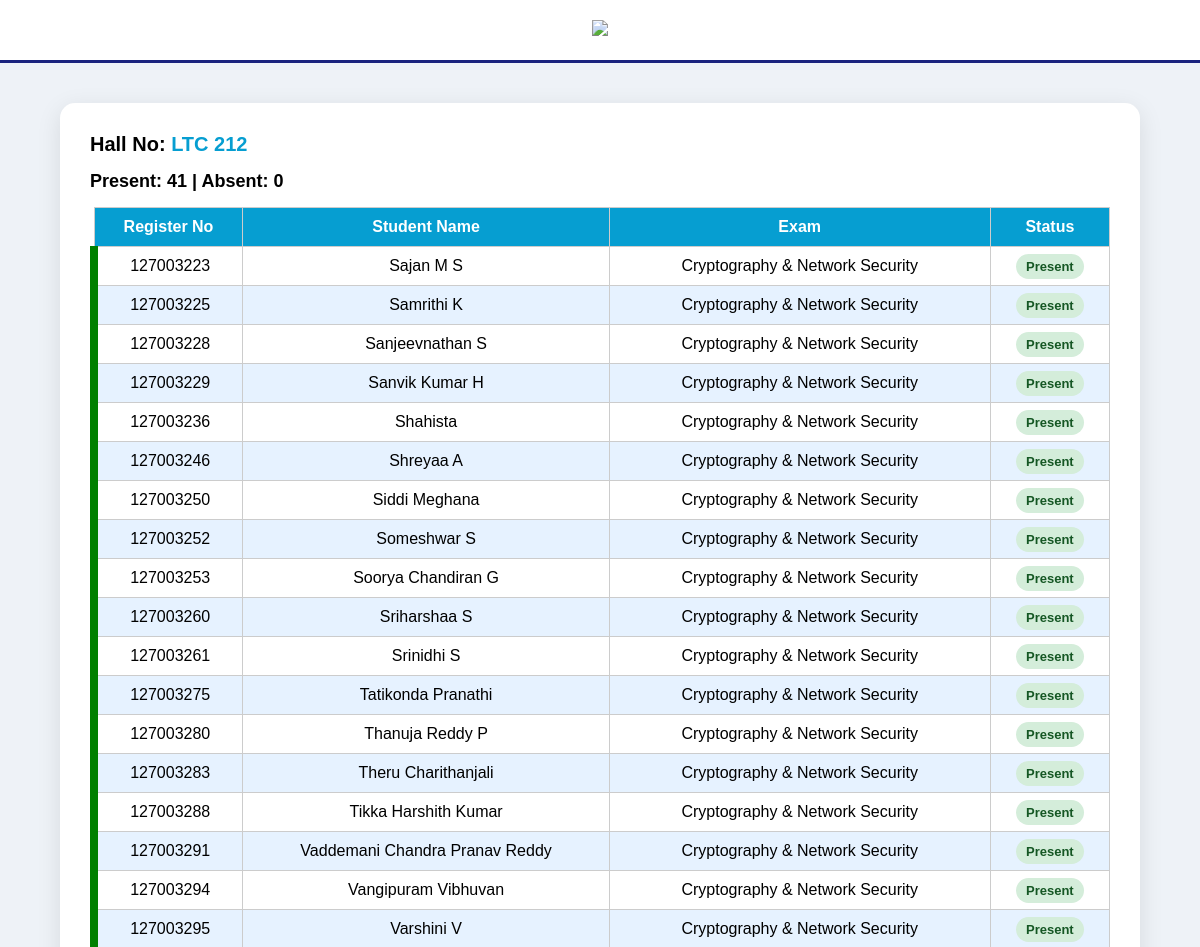
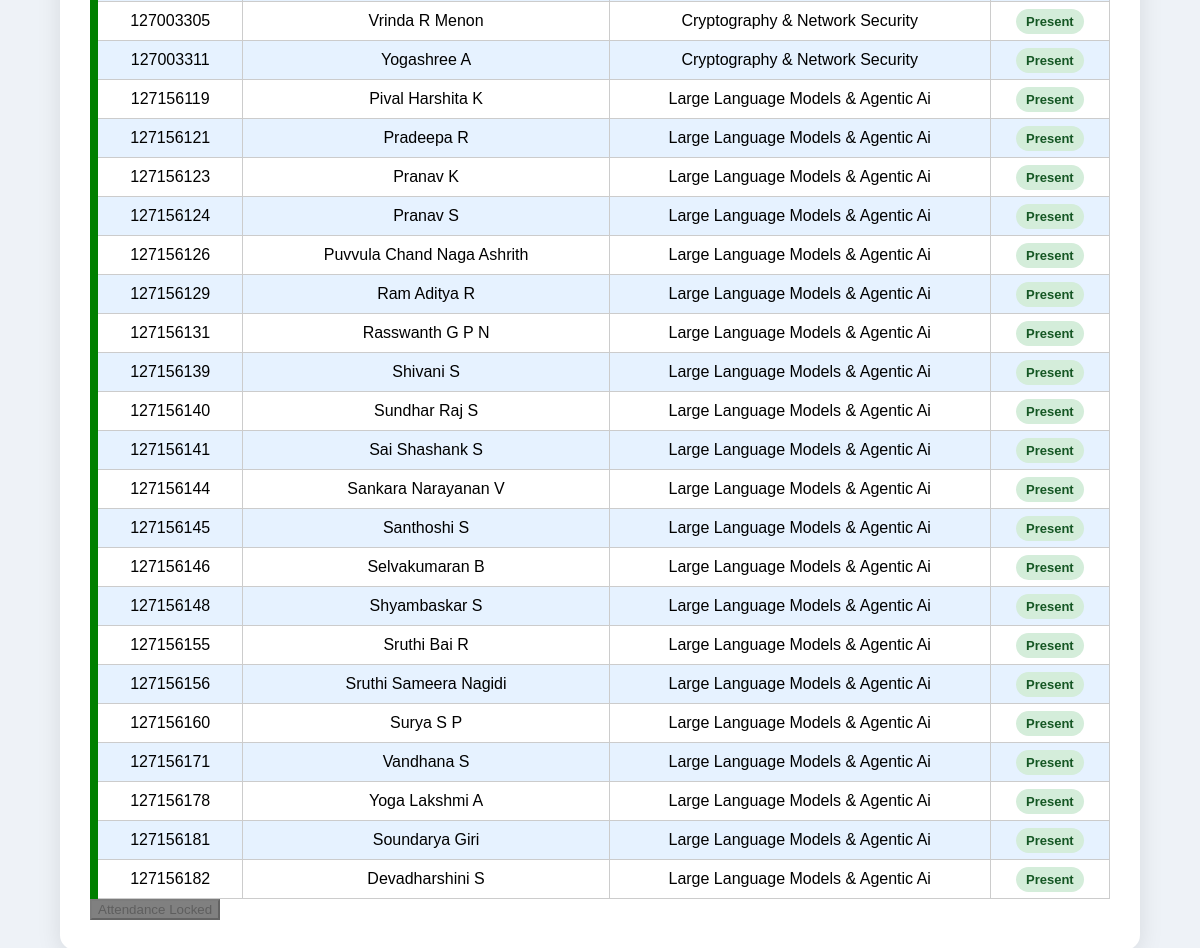
/take-attendance/7/ (signed in), run on the app's committed database (2 pictures, top to bottom).
### exam/models.py (models this page shows, shortened)
class Hall(models.Model):
    hall_no = models.CharField(max_length=20)
    exam = exam = models.ForeignKey(
        Exam,
        on_delete=models.CASCADE,
        null=True,
        blank=True
    )

class Student(models.Model):
    reg_no = models.CharField(max_length=20)
    name = models.CharField(max_length=100)
    year = models.ForeignKey(Year, on_delete=models.CASCADE)
    branch = models.ForeignKey(Branch, on_delete=models.CASCADE)
    section = models.ForeignKey(Section, on_delete=models.CASCADE)
    exam = models.ForeignKey(Exam, on_delete=models.CASCADE)
    hall = models.ForeignKey(Hall, on_delete=models.CASCADE)
    class Meta:
        ordering = ['reg_no']

class Exam(models.Model):
    SESSION_CHOICES = [
        ('Session 1', 'Session 1'),
        ('Session 2', 'Session 2'),
	('Session 3', 'Session 3'),
	('Session 4', 'Session 4')
    ]
    subject = models.CharField(max_length=100)
    date = models.DateField()
    session = models.CharField(
        max_length=20,
        choices=SESSION_CHOICES,
        default='Session 1'
    )
    start_time = models.TimeField(null=True, blank=True)

### exam/views.py (the view, shortened to what this page needs)
# urls.py: path('take-attendance/<int:hall_id>/', views.takeAttendance, name='takeAttendance'),
@login_required
def takeAttendance(request, hall_id):
    hall = get_object_or_404(Hall, id=hall_id)
    exam = hall.exam
    if exam.start_time:
        exam_datetime = datetime.combine(exam.date, exam.start_time)
        exam_datetime = timezone.make_aware(exam_datetime)
        lock_time = exam_datetime + timedelta(minutes=30)
        is_locked = timezone.now() > lock_time
    else:
        is_locked = False
    lock_time = exam_datetime + timedelta(minutes=30)
    is_locked = timezone.now() > lock_time
    students_qs = Student.objects.filter(hall=hall)
    existing = Attendance.objects.filter(student__in=students_qs)
    attendance_map = {
        record.student_id: record.status
        for record in existing
    }
    students = []
    for s in students_qs:
        students.append({
            "id": s.id,
            "reg_no": s.reg_no,
            "name": s.name,
            "exam": s.exam.subject,
            "status": attendance_map.get(s.id, "Present")
        })
    return render(request, 'exam/takeAttendance.html', {
        'students': students,
        'hall': hall,
        'is_locked': is_locked
    })

### exam/templates/exam/takeAttendance.html (shortened to what this page needs)
<!DOCTYPE html>
<html>
<head>
</head>
<body>
<div class="header">
	<img style="width:500px;" src="https://webstream.sastra.edu/sastrapwi/images/SASTRA-New-Logo.png">
    </div>
<div class="container">
    <div class="hall-title">
        Hall No: <span style="color:#069ed1;">{{ hall.hall_no }}</span>
    </div>
    <div class="count-box">
        Present: <span id="presentCount">0</span> |
        Absent: <span id="absentCount">0</span>
    </div>
    <form method="post">
        <table>
            <tr>
                <th>Register No</th>
                <th>Student Name</th>
                <th>Exam</th>
                <th>Status</th>
            </tr>
            {% for student in students %}
            <tr class="{% if student.status == 'Absent' %}absent{% else %}present{% endif %}"
                onclick="toggleStatus('{{ student.reg_no }}', this)">
                <td>{{ student.reg_no }}</td>
                <td>{{ student.name }}</td>
                <td>{{ student.exam }}</td>
                <td id="status_text_{{ student.reg_no }}">
                    <span class="status-pill {% if student.status == 'Absent' %}absent-pill{% else %}present-pill{% endif %}">
                        {{ student.status }}
                    </span>
                </td>
            </tr>
            {% endfor %}
        </table>
        {% if not is_locked %}
    		<button type="submit">Submit Attendance</button>
	{% else %}
    		<button disabled style="background:grey;">Attendance Locked</button>
	{% endif %}
    </form>
</div>
</body>
</html>

### exam/templates/exam/takeAttendance.html (style rules this page uses)
body { margin: 0; font-family: Arial, Helvetica, sans-serif; background: #eef2f7; }
.header { background: white; text-align: center; padding: 20px 0; border-bottom: 3px solid #1a237e; position: relative; }
.container { width: 85%; margin: 40px auto; background: white; padding: 30px; border-radius: 15px; box-shadow: 0px 6px 25px rgba(0,0,0,0.1); }
.hall-title { font-size: 20px; font-weight: bold; margin-bottom: 15px; }
.count-box { margin: 15px 0; font-size: 18px; font-weight: bold; }
table { width: 100%; border-collapse: collapse; }
th, td { border: 1px solid #ccc; padding: 10px; text-align: center; }
th { background-color: #069ed1; color: white; }
tr:nth-child(odd) { background-color: #e6f2ff; }
tr:nth-child(even) { background-color: white; }
tr.present { border-left: 8px solid green; }
.status-pill { padding: 5px 10px; border-radius: 15px; font-size: 13px; font-weight: bold; }
.present-pill { background: #d4edda; color: #155724; }

### data on the page
Hall: hall_no "LTC 212"
Student: reg_no "127003223", name "Sajan M S"
Exam: exam "Cryptography & Network Security" "Cryptography & Network Security" "Cryptography & Network Security" "Cryptography & Network Security" "Cryptography & Network Security" "Cryptography & Network Security" "Cryptography & Network Security" "Cryptography & Network Security" "Cryptography & Network Security" "Cryptography & Network Security" "Cryptography & Network Security" "Cryptography & Network Security" "Cryptography & Network Security" "Cryptography & Network Security" "Cryptography & Network Security" "Cryptography & Network Security" "Cryptography & Network Security" "Cryptography & Network Security" "Cryptography & Network Security" "Cryptography & Network Security"
Student: reg_no "127003225", name "Samrithi K"
Student: reg_no "127003228", name "Sanjeevnathan S"
Student: reg_no "127003229", name "Sanvik Kumar H"
Student: reg_no "127003236", name "Shahista"
Student: reg_no "127003246", name "Shreyaa A"
Student: reg_no "127003250", name "Siddi Meghana"
Student: reg_no "127003252", name "Someshwar S"
Student: reg_no "127003253", name "Soorya Chandiran G"
Student: reg_no "127003260", name "Sriharshaa S"
Student: reg_no "127003261", name "Srinidhi S"
Student: reg_no "127003275", name "Tatikonda Pranathi"
Student: reg_no "127003280", name "Thanuja Reddy P"
Student: reg_no "127003283", name "Theru Charithanjali"
Student: reg_no "127003288", name "Tikka Harshith Kumar"
Student: reg_no "127003291", name "Vaddemani Chandra Pranav Reddy"
Student: reg_no "127003294", name "Vangipuram Vibhuvan"
Student: reg_no "127003295", name "Varshini V"
Student: reg_no "127003305", name "Vrinda R Menon"
Student: reg_no "127003311", name "Yogashree A"
Student: reg_no "127156119", name "Pival Harshita K"
Exam: exam "Large Language Models & Agentic Ai" "Large Language Models & Agentic Ai" "Large Language Models & Agentic Ai" "Large Language Models & Agentic Ai" "Large Language Models & Agentic Ai" "Large Language Models & Agentic Ai" "Large Language Models & Agentic Ai" "Large Language Models & Agentic Ai" "Large Language Models & Agentic Ai" "Large Language Models & Agentic Ai" "Large Language Models & Agentic Ai" "Large Language Models & Agentic Ai" "Large Language Models & Agentic Ai" "Large Language Models & Agentic Ai" "Large Language Models & Agentic Ai" "Large Language Models & Agentic Ai" "Large Language Models & Agentic Ai" "Large Language Models & Agentic Ai" "Large Language Models & Agentic Ai" "Large Language Models & Agentic Ai" "Large Language Models & Agentic Ai"
Student: reg_no "127156121", name "Pradeepa R"
Student: reg_no "127156123", name "Pranav K"
Student: reg_no "127156124", name "Pranav S"
Student: reg_no "127156126", name "Puvvula Chand Naga Ashrith"
Student: reg_no "127156129", name "Ram Aditya R"
Student: reg_no "127156131", name "Rasswanth G P N"
Student: reg_no "127156139", name "Shivani S"
Student: reg_no "127156140", name "Sundhar Raj S"
Student: reg_no "127156141", name "Sai Shashank S"
Student: reg_no "127156144", name "Sankara Narayanan V"
Student: reg_no "127156145", name "Santhoshi S"
Student: reg_no "127156146", name "Selvakumaran B"
Student: reg_no "127156148", name "Shyambaskar S"
Student: reg_no "127156155", name "Sruthi Bai R"
Student: reg_no "127156156", name "Sruthi Sameera Nagidi"
Student: reg_no "127156160", name "Surya S P"
Student: reg_no "127156171", name "Vandhana S"
Student: reg_no "127156178", name "Yoga Lakshmi A"
Student: reg_no "127156181", name "Soundarya Giri"
Student: reg_no "127156182", name "Devadharshini S"

### other printed values
{{ student.status }} "Present" "Present" "Present" "Present" "Present" "Present" "Present" "Present" "Present" "Present" "Present" "Present" "Present" "Present" "Present" "Present" "Present" "Present" "Present" "Present" "Present" "Present" "Present" "Present" "Present" "Present" "Present" "Present" "Present" "Present" "Present" "Present" "Present" "Present" "Present" "Present" "Present" "Present" "Present" "Present" "Present"
